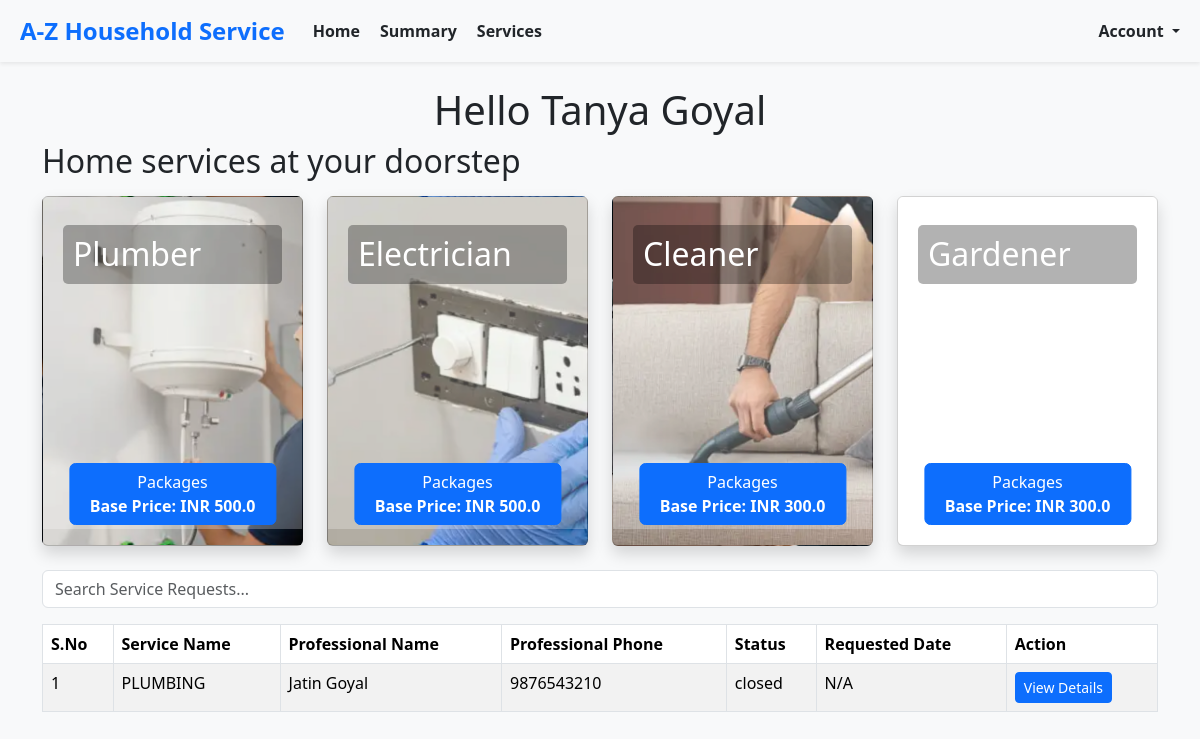
The app's page /customers/home (signed in) with its own data.
### models.py (models this page shows, shortened)
class BaseModel(db.Model):
    __abstract__ = True  # This makes it an abstract class, not a table in the database
    id = db.Column(db.Integer, primary_key=True)
    created_at = db.Column(db.DateTime, default=datetime.utcnow, nullable=False)  # Ensure it's not nullable
    modified_at = db.Column(db.DateTime, default=datetime.utcnow, onupdate=datetime.utcnow, nullable=False)  # Ensure it's not nullable

class Customer(BaseModel):
    __tablename__ = 'customer'
    username = db.Column(db.String(150), unique=True, nullable=False)
    password_hash = db.Column(db.String(200), nullable=False)
    name = db.Column(db.String(150), nullable=True)  # Made nullable
    email = db.Column(db.String(150), unique=True, nullable=False)
    phone = db.Column(db.String(20), unique=True, nullable=False)
    address = db.Column(db.String(300), nullable=True)  # Made nullable
    pincode = db.Column(db.String(300), nullable=True)  # Made nullable

class Service(BaseModel):
    __tablename__ = 'service'
    name = db.Column(db.String(150), nullable=False)
    base_price = db.Column(db.Float, nullable=True)  # Made nullable
    time_required = db.Column(db.String(50), nullable=True)  # Made nullable
    description = db.Column(db.Text, nullable=True)  # Made nullable
    professional_id = db.Column(db.Integer, db.ForeignKey('service_professional.id'), nullable=True)
    service_type_id= db.Column(db.Integer, nullable=True)  # Made nullable
    professional = db.relationship('ServiceProfessional', backref='services', lazy=True)

class ServiceProfessional(BaseModel):
    __tablename__ = 'service_professional'
    username = db.Column(db.String(150), unique=True, nullable=False)
    password_hash = db.Column(db.String(200), nullable=False)
    name = db.Column(db.String(150), nullable=True)  # Made nullable
    email = db.Column(db.String(150), unique=True, nullable=True)  # Made nullable
    phone = db.Column(db.String(20), unique=True, nullable=True)  # Made nullable
    experience = db.Column(db.Integer, nullable=True)  # Made nullable
    description = db.Column(db.Text, nullable=True)  # Made nullable
    approved = db.Column(db.Boolean, default=False, nullable=True)  # Made nullable

class ServiceRequest(BaseModel):
    __tablename__ = 'service_request'
    service_id = db.Column(db.Integer, db.ForeignKey('service.id'), nullable=True)  # Made nullable
    customer_id = db.Column(db.Integer, db.ForeignKey('customer.id'), nullable=False)
    professional_id = db.Column(db.Integer, db.ForeignKey('service_professional.id'), nullable=True)
    date_of_request = db.Column(db.DateTime, default=datetime.utcnow, nullable=True)  # Made nullable
    date_of_completion = db.Column(db.DateTime, nullable=True)  # Made nullable
    service_status = db.Column(db.String(50), default="requested", nullable=True)  # Made nullable
    service_type_id= db.Column(db.Integer, nullable=True)  # Made nullable
    remarks = db.Column(db.Text, nullable=True)  # Made nullable
    rejected_by_professional_id= db.Column(db.Integer, nullable=True)  # Made nullable
    rating = db.Column(db.Text, nullable=True)  # Made nullable
    payment = db.relationship('Payment', backref='service_request', lazy=True)

### routes.py (the view)
@app.route('/customers/home')
def customers_home():
    try:
        mappings = create_id_mappings()
        customer = Customer.query.filter_by(id=session['userId']).first()
        if not customer:
            return "Customer not found", 404
        service_requests = ServiceRequest.query.filter_by(customer_id=customer.id).all()
        enriched_service_requests = enrich_service_requests(service_requests, customer, mappings)
        return render_template(
            'customers/home.html',
            customer=customer,
            service_requests=enriched_service_requests,
            service_types=ServiceType.list_all(),
            services=Service.query.all(),
            service_type_mapping=mappings['service_type_mapping'],
            customer_mapping=mappings['customer_mapping'],
            professional_mapping=mappings['professional_mapping']
        )
    except Exception as e:
        return f"An error occurred while loading customer home: {e}", 500

### enums.py (called while the page is built)
    @classmethod
    def list_all(cls):
        return list(cls)

### routes.py (called while the page is built)
def create_id_mappings():
    service_type_mapping = {st.id: st for st in ServiceType}
    customer_mapping = {c.id: c for c in Customer.query.all()}
    professional_mapping = {p.id: p for p in ServiceProfessional.query.all()}
    return {
        'service_type_mapping': service_type_mapping,
        'customer_mapping': customer_mapping,
        'professional_mapping': professional_mapping
    }

### templates/customers/home.html (shortened to what this page needs)
{% extends 'layout.html' %}
{% block content %}
<div class="container">
    <h1 class="text-center">Hello {{ customer.name }}</h1>
    <h2 class="mb-3">Home services at your doorstep</h2>
    {% include 'service_cards.html' %}
    {% include 'past_service_requests.html' %}
</div>
{% endblock %}

### templates/layout.html (shortened to what this page needs)
<!DOCTYPE html>
<html lang="en">
<head>
    <link rel="stylesheet" href="https://cdn.jsdelivr.net/npm/bootstrap@5.3.3/dist/css/bootstrap.min.css">
</head>
<body>
    <div class="container-fluid">
        <div class="content mt-4">
            {% block content %}
            {% endblock %}
        </div>
    </div>
</body>
</html>

### templates/nav_bar.html (shortened to what this page needs)
<nav class="navbar navbar-expand-lg navbar-light bg-light shadow-sm" style="background-color: #f8f9fa;">
    <div class="container-fluid">
        <a class="navbar-brand fw-bold text-primary" href="#" style="font-size: 1.5rem;">
            A-Z Household Service
        </a>
        <div class="collapse navbar-collapse" id="navbarNav">
            <ul class="navbar-nav me-auto">
                <li class="nav-item">
                    <a class="nav-link active text-dark fw-semibold" aria-current="page" href="#">
                         Home
                    </a>
                </li>
                <li class="nav-item">
                    <a class="nav-link text-dark fw-semibold" href="#">
                         Summary
                    </a>
                </li>
                <li class="nav-item">
                    <a class="nav-link text-dark fw-semibold" href="#">
                         Services
                    </a>
                </li>
            </ul>
            <ul class="navbar-nav ms-auto">
                <li class="nav-item dropdown">
                    <a class="nav-link dropdown-toggle text-dark fw-semibold" href="#" id="userDropdown" role="button" data-bs-toggle="dropdown" aria-expanded="false">
                         Account
                    </a>
                </li>
            </ul>
        </div>
    </div>
</nav>

### templates/service_cards.html (shortened to what this page needs)
<div class="row">
    {% for service_type in service_types %}
    <div class="col-lg-3 col-md-4 col-sm-6 col-12">
        <div class="card mb-4 shadow service-card"
             data-service-type-id="{{ service_type.id }}"
             style="background-image: url('{{ url_for('static', filename=service_type.image_url) }}'); background-size: cover; height: 350px; position: relative;">
            <div class="card-body text-dark" style="background-color: rgba(255, 255, 255, 0.25); padding: 20px;">
                <h2 class="card-title" style="background-color: rgba(0, 0, 0, 0.3); color: white; padding: 10px; border-radius: 5px;">{{ service_type.display_name }}</h2>
            </div>
            <form method="post" action="best_package/{{ service_type.id }}" onsubmit="">
                <button class="btn btn-primary view-packages-btn" data-service-id="{{ service_type.id }}"
                    style="position: absolute; bottom: 20px; left: 50%; transform: translateX(-50%);
                           width: 80%; text-align: center; white-space: normal;">
                    Packages<br><strong>Base Price: INR {{ service_type.base_price }}</strong>
                </button>
            </form>
        </div>
    </div>
    {% endfor %}
</div>

### templates/past_service_requests.html (shortened to what this page needs)
<div class="mb-3">
    <input type="text" id="searchInput" class="form-control" placeholder="Search Service Requests..." onkeyup="searchTable()">
</div>
<div class="table-responsive" style="max-height: 400px; overflow-y: auto;">
    <table class="table table-bordered table-striped" id="serviceRequestsTable">
        <thead>
            <tr>
                <th>S.No</th>
                <th>Service Name</th>
                <th>Professional Name</th>
                <th>Professional Phone</th>
                <th>Status</th>
                <th>Requested Date</th>
                <th>Action</th>
            </tr>
        </thead>
        <tbody>
            {% for request in service_requests %}
            <tr>
                <td>{{ loop.index }}</td>
                <td>{{ request.service_name }}</td>
                <td>{{ request.professional_name if request.professional_name else 'N/A' }}</td>
                <td>{{ request.professional_phone if request.professional_phone else 'N/A' }}</td>
                <td>{{ request.status }}</td>
                <td>{{ request.requested_date.strftime('%Y-%m-%d') if request.requested_date else 'N/A' }}</td>
                <td>
                    <button class="btn btn-primary btn-sm" data-bs-toggle="modal" data-bs-target="#actionModal"
                            data-request-id="{{ request.id }}"
                            data-service-name="{{ request.service_name }}"
                            data-professional-name="{{ request.professional_name }}"
                            data-professional-phone="{{ request.professional_phone }}"
                            data-requested-date="{{ request.requested_date }}"
                            data-service-description="{{ request.description }}"
                            data-professional-profile-url="{{ request.professional_profile_url }}">
                        View Details
                    </button>
                </td>
            </tr>
            {% endfor %}
        </tbody>
    </table>
</div>

### templates/layout.html (style rules this page uses)
body { background-color: #f8f9fa; }
.navbar-brand { font-weight: bold; }

### records on screen
Customer: name "Tanya Goyal"
Service: service_name "PLUMBING", name "Jatin Goyal", phone "9876543210", status "closed", requested_date "N/A"

### other values on screen
{{ service_type.display_name }} "Plumber" "Electrician" "Cleaner" "Gardener"
{{ service_type.base_price }} "500.0" "500.0" "300.0" "300.0"
